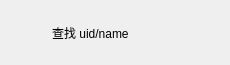
<?xml version="1.0" encoding="UTF-8"?>
<ui version="4.0">
 <class>AddUserItem</class>
 <widget class="QWidget" name="AddUserItem">
  <property name="geometry">
   <rect>
    <x>0</x>
    <y>0</y>
    <width>230</width>
    <height>65</height>
   </rect>
  </property>
  <property name="minimumSize">
   <size>
    <width>230</width>
    <height>65</height>
   </size>
  </property>
  <property name="maximumSize">
   <size>
    <width>230</width>
    <height>65</height>
   </size>
  </property>
  <property name="windowTitle">
   <string>Form</string>
  </property>
  <layout class="QHBoxLayout" name="horizontalLayout">
   <item>
    <widget class="QLabel" name="add_tip">
     <property name="minimumSize">
      <size>
       <width>35</width>
       <height>35</height>
      </size>
     </property>
     <property name="maximumSize">
      <size>
       <width>35</width>
       <height>35</height>
      </size>
     </property>
     <property name="text">
      <string/>
     </property>
    </widget>
   </item>
   <item>
    <widget class="QLabel" name="message_tip">
     <property name="text">
      <string>查找 uid/name</string>
     </property>
    </widget>
   </item>
   <item>
    <widget class="QLabel" name="right_tip">
     <property name="minimumSize">
      <size>
       <width>25</width>
       <height>25</height>
      </size>
     </property>
     <property name="maximumSize">
      <size>
       <width>25</width>
       <height>25</height>
      </size>
     </property>
     <property name="text">
      <string/>
     </property>
    </widget>
   </item>
  </layout>
 </widget>
 <resources/>
 <connections/>
</ui>
